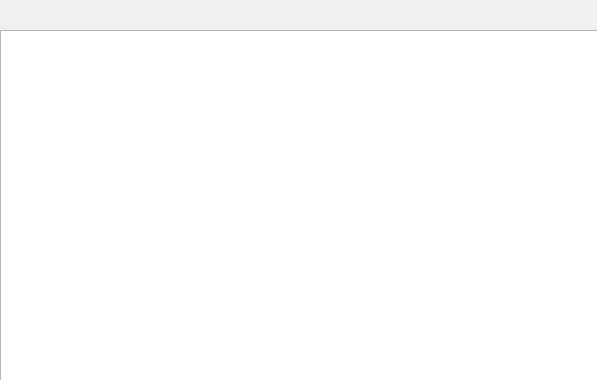
<?xml version="1.0" encoding="UTF-8"?>
<ui version="4.0">
 <class>Dialog</class>
 <widget class="QDialog" name="Dialog">
  <property name="geometry">
   <rect>
    <x>0</x>
    <y>0</y>
    <width>597</width>
    <height>380</height>
   </rect>
  </property>
  <property name="windowTitle">
   <string>Dialog</string>
  </property>
  <widget class="QPushButton" name="close">
   <property name="geometry">
    <rect>
     <x>560</x>
     <y>0</y>
     <width>31</width>
     <height>31</height>
    </rect>
   </property>
   <property name="styleSheet">
    <string notr="true">QPushButton
{
border-image:none;
background-color:rgba(255,255,255,0);
border-radius:5px
}

QPushButton:hover
{
background-color:rgba(255,255,255,0.2);
}


</string>
   </property>
   <property name="text">
    <string/>
   </property>
   <property name="icon">
    <iconset resource="QTMusicPlayer.qrc">
     <normaloff>:/QTMusicPlayer/guanbi.png</normaloff>:/QTMusicPlayer/guanbi.png</iconset>
   </property>
  </widget>
  <widget class="QListWidget" name="listWidget">
   <property name="geometry">
    <rect>
     <x>0</x>
     <y>30</y>
     <width>601</width>
     <height>351</height>
    </rect>
   </property>
  </widget>
 </widget>
 <resources>
  <include location="QTMusicPlayer.qrc"/>
 </resources>
 <connections/>
</ui>
